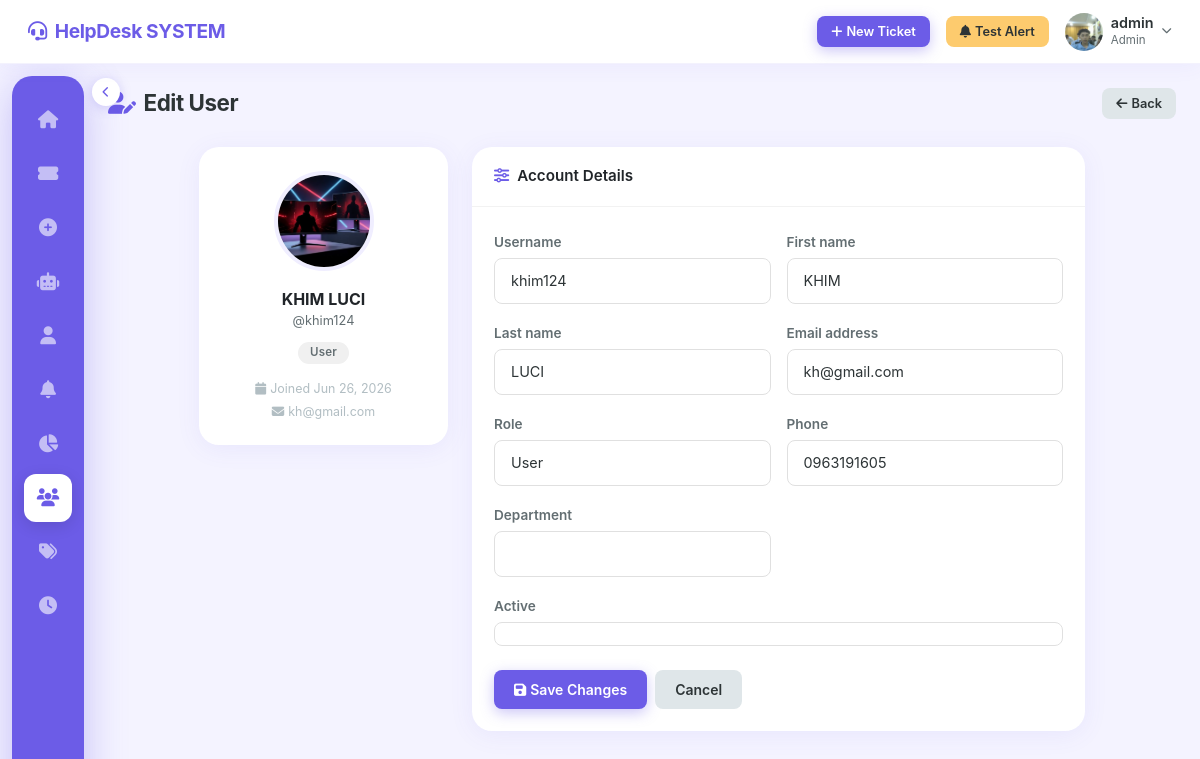
The page /manage/users/2/edit/ (signed in) on the database its author committed.
### accounts/models.py (models this page shows, shortened)
class User(AbstractUser):
    ROLE_CHOICES = [
        ('admin', 'Admin'),
        ('agent', 'Agent'),
        ('user', 'User'),
    ]
    role = models.CharField(max_length=10, choices=ROLE_CHOICES, default='user')
    phone = models.CharField(max_length=20, blank=True, null=True)
    profile_picture = models.ImageField(
        upload_to='profile_pictures/', blank=True, null=True
    )
    department = models.CharField(max_length=100, blank=True, null=True)
    created_at = models.DateTimeField(auto_now_add=True)
    updated_at = models.DateTimeField(auto_now=True)

### accounts/views.py (the view)
# urls.py: path('manage/users/<int:user_id>/edit/', views.user_edit_view, name='user_edit'),
@login_required
@role_required('admin')
def user_edit_view(request, user_id):
    user = get_object_or_404(User, pk=user_id)
    old_role = user.get_role_display()
    old_email = user.email
    if request.method == 'POST':
        form = UserUpdateForm(request.POST, instance=user)
        if form.is_valid():
            form.save()
            from tickets.notifications import send_change_alert
            new_role = user.get_role_display()
            new_email = user.email
            details = []
            if old_role != new_role:
                details.append(f'Role changed from {old_role} to {new_role}')
            if old_email != new_email:
                details.append(f'Email changed from {old_email} to {new_email}')
            send_change_alert(
                user=request.user,
                action='update',
                object_type='user',
                object_info=f'User: {user.username}',
                details=', '.join(details) if details else 'Profile updated'
            )
            request.session['ios_notification'] = {
                'type': 'success',
                'title': 'User Updated',
                'message': f'User "{user.username}" updated successfully',
                'icon': '✅',
                'auto_hide': True,
                'duration': 4000
            }
            messages.success(request, 'User updated.')
            return redirect('user_list')
    else:
        form = UserUpdateForm(instance=user)
    return render(request, 'accounts/user_form.html', {'form': form, 'target_user': user})

### accounts/forms.py
class UserUpdateForm(forms.ModelForm):
    class Meta:
        model = User
        fields = ['username', 'first_name', 'last_name', 'email', 'role',
                  'phone', 'department', 'is_active']
    def __init__(self, *args, **kwargs):
        super().__init__(*args, **kwargs)
        for field in self.fields.values():
            field.widget.attrs['class'] = 'form-control'

### tickets/utils.py (called while the page is built)
def role_required(*roles):
    def decorator(view_func):
        @wraps(view_func)
        def _wrapped(request, *args, **kwargs):
            if not request.user.is_authenticated:
                return redirect('login')
            if request.user.role not in roles:
                messages.error(request, 'You do not have permission to access that page.')
                return redirect('dashboard')
            return view_func(request, *args, **kwargs)
        return _wrapped
    return decorator

### accounts/templates/accounts/user_form.html (shortened to what this page needs)
{% extends 'base.html' %}
{% block content %}
<div class="page-header">
  <h4><i class="fa fa-user-edit me-2" style="color:var(--primary);"></i>Edit User</h4>
  <a href="{% url 'user_list' %}" class="btn btn-secondary btn-sm">
    <i class="fa fa-arrow-left me-1"></i>Back
  </a>
</div>
<div class="row g-4 justify-content-center">
  <div class="col-lg-3">
    <div class="card text-center" style="border-radius:20px;">
      <div class="card-body py-4 px-3">
        {% if target_user.profile_picture %}
          <img id="avatarPreview"
               src="{{ target_user.profile_picture.url }}"
               class="rounded-circle mb-3"
               style="width:100px;height:100px;object-fit:cover;border:4px solid var(--primary-ultra-light);"
               alt="">
        {% endif %}
        <div class="fw-bold">{{ target_user.get_full_name|default:target_user.username }}</div>
        <div style="font-size:.8rem;color:var(--text-secondary);">@{{ target_user.username }}</div>
        <div class="mt-2">
          {% if target_user.role == 'admin' %}
            <span class="badge" style="background:var(--primary-ultra-light);color:var(--primary);">Admin</span>
          {% elif target_user.role == 'agent' %}
            <span class="badge" style="background:#e8f8f0;color:var(--success);">Agent</span>
          {% else %}
            <span class="badge" style="background:#f0f0f0;color:#636e72;">User</span>
          {% endif %}
        </div>
        <div class="mt-3" style="font-size:.78rem;color:var(--text-muted);">
          <i class="fa fa-calendar me-1"></i>Joined {{ target_user.date_joined|date:"M d, Y" }}
        </div>
        {% if target_user.email %}
        <div class="mt-1" style="font-size:.78rem;color:var(--text-muted);">
          <i class="fa fa-envelope me-1"></i>{{ target_user.email }}
        </div>
        {% endif %}
      </div>
    </div>
  </div>
  <div class="col-lg-7">
    <div class="card" style="border-radius:20px;">
      <div class="card-header">
        <i class="fa fa-sliders me-2" style="color:var(--primary);"></i>Account Details
      </div>
      <div class="card-body">
        <form method="post" novalidate>
          <div class="row g-3">
            {% for field in form %}
              <div class="{% if field.name == 'username' or field.name == 'email' %}col-md-6{% elif field.name == 'is_active' %}col-12{% else %}col-md-6{% endif %}">
                <label class="form-label">{{ field.label }}</label>
                {{ field }}
              </div>
            {% endfor %}
          </div>
          <div class="d-flex gap-2 mt-4">
            <button class="btn btn-primary" type="submit">
              <i class="fa fa-save me-1"></i>Save Changes
            </button>
            <a href="{% url 'user_list' %}" class="btn btn-secondary">Cancel</a>
          </div>
        </form>
      </div>
    </div>
  </div>
</div>
{% endblock %}

### templates/base.html (shortened to what this page needs)
<!DOCTYPE html>
<html lang="en">
<head>
  <link rel="stylesheet" href="https://cdn.jsdelivr.net/npm/bootstrap@5.3.2/dist/css/bootstrap.min.css">
  <link rel="stylesheet" href="https://cdnjs.cloudflare.com/ajax/libs/font-awesome/6.4.2/css/all.min.css">
  {% load static %}
  <link rel="stylesheet" href="{% static 'css/style.css' %}">
</head>
<body>
{% if user.is_authenticated %}
<nav class="navbar">
  <a class="navbar-brand" href="{% url 'dashboard' %}">
    <i class="fa fa-headset"></i>HelpDesk SYSTEM
  </a>
  <div class="ms-auto d-flex align-items-center gap-3">
    <a href="{% url 'ticket_create' %}" class="btn btn-primary btn-sm">
      <i class="fa fa-plus me-1"></i>New Ticket
    </a>
    {% if user.is_authenticated and user.role == 'admin' %}
    <button id="testNotificationBtn" class="btn btn-warning btn-sm">
      <i class="fa fa-bell me-1"></i>Test Alert
    </button>
    {% endif %}
    <div class="dropdown">
      <div data-bs-toggle="dropdown" style="cursor:pointer;" class="d-flex align-items-center gap-2">
        {% if user.profile_picture %}
          <img src="{{ user.profile_picture.url }}" class="nav-avatar" alt="">
        {% else %}
          <div class="nav-avatar-initials">{{ user.username|slice:":1"|upper }}</div>
        {% endif %}
        <div class="d-none d-md-block">
          <div class="fw-semibold" style="font-size:.9rem;line-height:1.2;">{{ user.username }}</div>
          <div style="font-size:.72rem;color:var(--text-secondary);">{{ user.get_role_display }}</div>
        </div>
        <i class="fa fa-chevron-down" style="font-size:.65rem;color:var(--text-secondary);"></i>
      </div>
    </div>
  </div>
</nav>
<button class="sidebar-toggle" id="sidebarToggle" title="Toggle sidebar">
</button>
<nav class="sidebar" id="sidebar">
  <a class="nav-link {% if request.resolver_match.url_name == 'dashboard' %}active{% endif %}"
     href="{% url 'dashboard' %}" title="Dashboard">
    <i class="fa fa-home"></i>
  </a>
  <a class="nav-link {% if request.resolver_match.url_name == 'ticket_list' %}active{% endif %}"
     href="{% url 'ticket_list' %}" title="Tickets">
    <i class="fa fa-ticket-alt"></i>
  </a>
  <a class="nav-link {% if request.resolver_match.url_name == 'ticket_create' %}active{% endif %}"
     href="{% url 'ticket_create' %}" title="New Ticket">
    <i class="fa fa-plus-circle"></i>
  </a>
  <a class="nav-link {% if request.resolver_match.url_name == 'ai_chat' %}active{% endif %}"
     href="{% url 'ai_chat' %}" title="Q&A AI">
    <i class="fa fa-robot"></i>
  </a>
  <a class="nav-link {% if request.resolver_match.url_name == 'profile' %}active{% endif %}"
     href="{% url 'profile' %}" title="Profile">
    <i class="fa fa-user"></i>
  </a>
  {% if user.role == 'admin' %}
  <a class="nav-link {% if request.resolver_match.url_name == 'notification_test' %}active{% endif %}"
     href="{% url 'notification_test' %}" title="Test Notifications">
    <i class="fa fa-bell"></i>
  </a>
  {% endif %}
  {% if user.role == 'admin' or user.role == 'agent' %}
  <a class="nav-link {% if request.resolver_match.url_name == 'reports' %}active{% endif %}"
     href="{% url 'reports' %}" title="Reports">
    <i class="fa fa-chart-pie"></i>
  </a>
  {% endif %}
  {% if user.role == 'admin' %}
  <a class="nav-link {% if 'user' in request.resolver_match.url_name %}active{% endif %}"
     href="{% url 'user_list' %}" title="Users">
    <i class="fa fa-users"></i>
  </a>
  <a class="nav-link {% if 'category' in request.resolver_match.url_name %}active{% endif %}"
     href="{% url 'category_list' %}" title="Categories">
    <i class="fa fa-tags"></i>
  </a>
  <a class="nav-link {% if 'sla' in request.resolver_match.url_name %}active{% endif %}"
     href="{% url 'sla_list' %}" title="SLA Rules">
    <i class="fa fa-clock"></i>
  </a>
  {% endif %}
</nav>
<main class="main-content" id="mainContent">
  {% block content %}{% endblock %}
</main>
{% endif %}
{% load static %}
</body>
</html>

### rows shown on the page
User: profile_picture (picture), username "admin", role "Admin"
User: profile_picture (picture), get_full_name "KHIM LUCI", username "khim124", date_joined "Jun 26, 2026", email "kh@gmail.com", form "khim124" "KHIM" "LUCI" "kh@gmail.com" "User" "0963191605" "☑"

### other values the page prints
{{ field.label }} "Username" "First name" "Last name" "Email address" "Role" "Phone" "Department" "Active"
